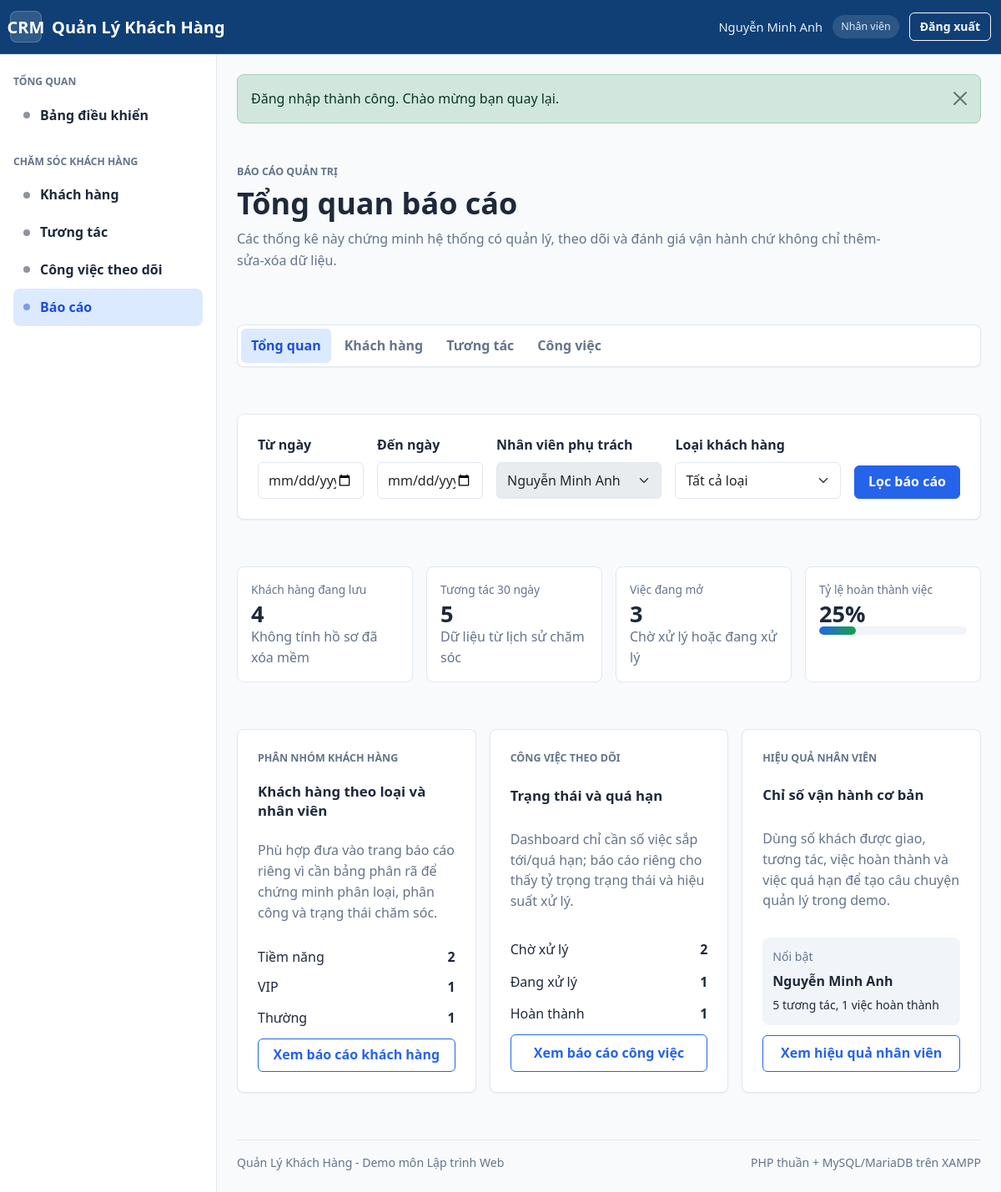
The app's page /bao-cao/index.php (signed in), older data.
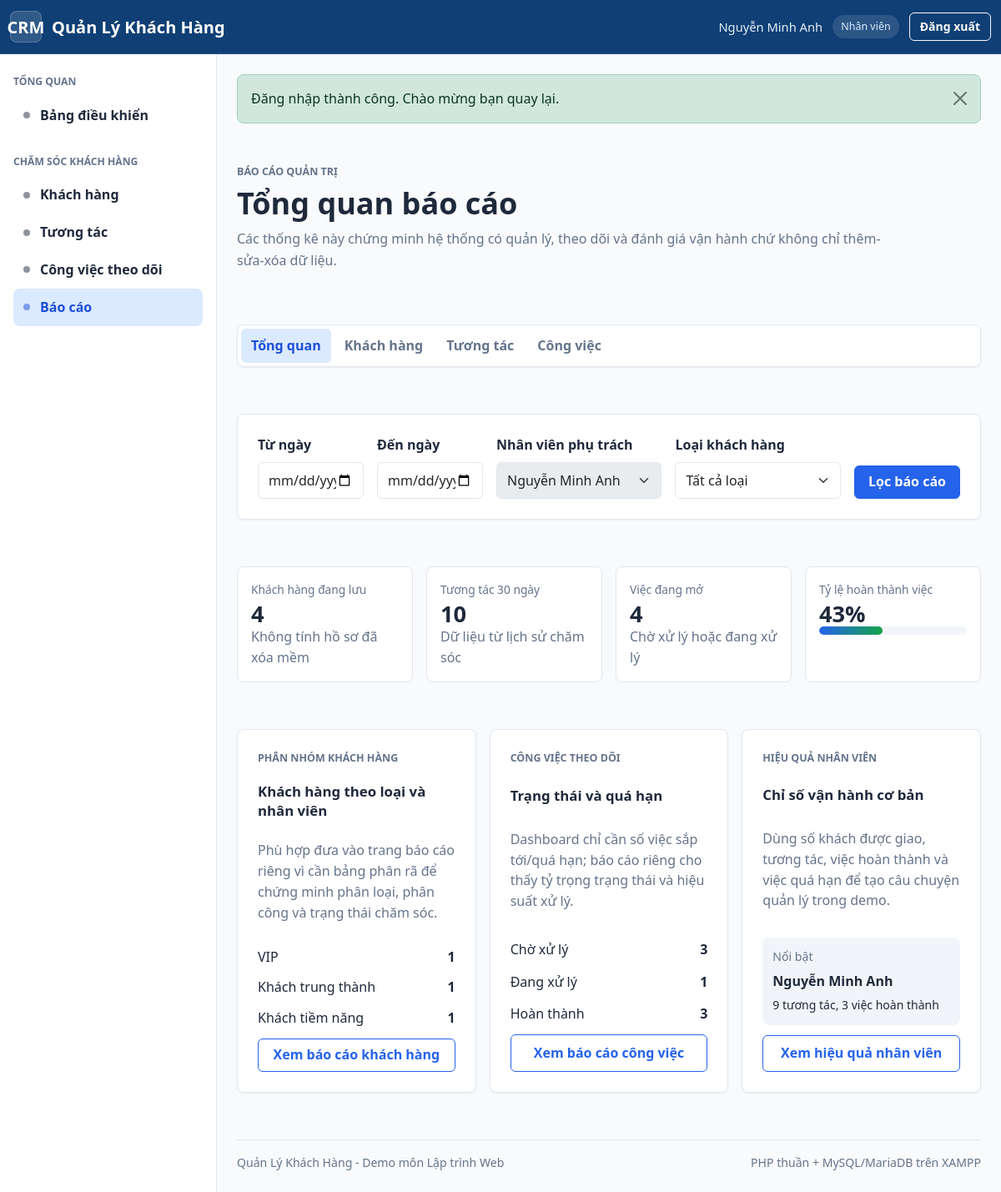
The same page, newer data.
### tables this page shows
CREATE TABLE `customer_types` (
    `id` INT UNSIGNED NOT NULL AUTO_INCREMENT,
    `name` VARCHAR(80) NOT NULL,
    `description` VARCHAR(255) NULL,
    `priority_score` TINYINT UNSIGNED NOT NULL DEFAULT 0,
    `color` VARCHAR(20) NOT NULL DEFAULT '#64748b',
    `is_active` TINYINT(1) NOT NULL DEFAULT 1,
    `created_at` DATETIME NOT NULL DEFAULT CURRENT_TIMESTAMP,
    `updated_at` DATETIME NOT NULL DEFAULT CURRENT_TIMESTAMP ON UPDATE CURRENT_TIMESTAMP,
    PRIMARY KEY (`id`),
    UNIQUE KEY `uq_customer_types_name` (`name`),
    KEY `idx_customer_types_active` (`is_active`),
    KEY `idx_customer_types_priority_score` (`priority_score`)
);

### dung-chung/ham-xac-thuc.php (called while the page is built, shortened)
<?php
function nguoi_dung_hien_tai(): ?array
{
    return $_SESSION['nguoi_dung'] ?? null;
}

### bao-cao/ham-bo-loc-bao-cao.php (called while the page is built, shortened)
<?php
function lay_bo_loc_bao_cao(): array
{
    $nguoiDung = nguoi_dung_hien_tai();
    $laAdmin = ($nguoiDung['vai_tro'] ?? '') === VAI_TRO_ADMIN;
    $tuNgay = ngay_bao_cao_hop_le((string) gia_tri_get('tu_ngay', ''));
    $denNgay = ngay_bao_cao_hop_le((string) gia_tri_get('den_ngay', ''));
    return [
        'tu_ngay' => $tuNgay,
        'den_ngay' => $denNgay,
        'staff_id' => $laAdmin ? max(0, (int) gia_tri_get('staff_id', 0)) : (int) ($nguoiDung['id'] ?? 0),
        'customer_type_id' => max(0, (int) gia_tri_get('customer_type_id', 0)),
    ];
}
function ngay_bao_cao_hop_le(string $ngay): string
{
    if ($ngay === '') {
        return '';
    }
    $dt = DateTime::createFromFormat('Y-m-d', $ngay);
    return $dt && $dt->format('Y-m-d') === $ngay ? $ngay : '';
}
function dieu_kien_loc_khach_hang_bao_cao(array $boLoc, string $biDanh = 'c', string $tienTo = 'bc'): array
{
    $sql = '';
    $thamSo = [];
    if ((int) ($boLoc['staff_id'] ?? 0) > 0) {
        $sql .= " AND {$biDanh}.assigned_user_id = :{$tienTo}_staff_id";
        $thamSo["{$tienTo}_staff_id"] = (int) $boLoc['staff_id'];
    }
    return ['sql' => $sql, 'tham_so' => $thamSo];
}
function dieu_kien_ngay_bao_cao(array $boLoc, string $cot, string $tienTo): array
{
    $sql = '';
    $thamSo = [];
    return ['sql' => $sql, 'tham_so' => $thamSo];
}

### dung-chung/ham-chung.php (called while the page is built, shortened)
<?php
function e(mixed $giaTri): string
{
    return htmlspecialchars((string) ($giaTri ?? ''), ENT_QUOTES | ENT_SUBSTITUTE, 'UTF-8');
}
function gia_tri_get(string $khoa, mixed $macDinh = null): mixed
{
    return $_GET[$khoa] ?? $macDinh;
}

### bao-cao/du-lieu-bao-cao.php (called while the page is built, shortened)
<?php
require_once __DIR__ . '/ham-bo-loc-bao-cao.php';
require_once __DIR__ . '/ham-tien-ich-bao-cao.php';
require_once __DIR__ . '/du-lieu-hieu-qua-bao-cao.php';
function lay_tong_quan_bao_cao(array $boLoc = []): array
{
    $locKhach = dieu_kien_loc_khach_hang_bao_cao($boLoc, 'c', 'overview_customer');
    $ngayKhach = dieu_kien_ngay_bao_cao($boLoc, 'c.created_at', 'overview_customer');
    $ngayTuongTac = dieu_kien_ngay_bao_cao($boLoc, 'i.interaction_at', 'overview_interaction');
    $macDinhTuongTac30Ngay = $ngayTuongTac['sql'] === '' ? ' AND i.interaction_at >= DATE_SUB(CURDATE(), INTERVAL 30 DAY)' : '';
    $ngayViec = dieu_kien_ngay_bao_cao($boLoc, 't.due_at', 'overview_task');
    $sqlKhach = $locKhach['sql'] . $ngayKhach['sql'];
    $thamSoKhach = $locKhach['tham_so'] + $ngayKhach['tham_so'];
    $sqlViec = $locKhach['sql'] . $ngayViec['sql'];
    $thamSoViec = $locKhach['tham_so'] + $ngayViec['tham_so'];
    $khachHang = (int) lay_mot_gia_tri("SELECT COUNT(*) FROM customers c WHERE c.deleted_at IS NULL{$sqlKhach}", $thamSoKhach);
    $nhanVien = (int) lay_mot_gia_tri("SELECT COUNT(*) FROM users WHERE role = 'staff' AND status = 'active'");
    $tuongTac30Ngay = (int) lay_mot_gia_tri(
        "SELECT COUNT(*)
         FROM interactions i
         INNER JOIN customers c ON c.id = i.customer_id
         WHERE c.deleted_at IS NULL{$locKhach['sql']}{$ngayTuongTac['sql']}{$macDinhTuongTac30Ngay}",
        $locKhach['tham_so'] + $ngayTuongTac['tham_so']
    );
    $viecDangMo = (int) lay_mot_gia_tri(
        "SELECT COUNT(*)
         FROM follow_up_tasks t
         INNER JOIN customers c ON c.id = t.customer_id
         WHERE c.deleted_at IS NULL AND t.status IN ('pending', 'in_progress'){$sqlViec}",
        $thamSoViec
    );
    $viecQuaHan = (int) lay_mot_gia_tri(
        "SELECT COUNT(*)
         FROM follow_up_tasks t
         INNER JOIN customers c ON c.id = t.customer_id
         WHERE c.deleted_at IS NULL AND t.status IN ('pending', 'in_progress') AND t.due_at < NOW(){$sqlViec}",
        $thamSoViec
    );
    $tongViec = (int) lay_mot_gia_tri(
        "SELECT COUNT(*)
         FROM follow_up_tasks t
         INNER JOIN customers c ON c.id = t.customer_id
         WHERE c.deleted_at IS NULL{$sqlViec}",
        $thamSoViec
    );
    $viecHoanThanh = (int) lay_mot_gia_tri(
        "SELECT COUNT(*)
         FROM follow_up_tasks t
         INNER JOIN customers c ON c.id = t.customer_id
         WHERE c.deleted_at IS NULL AND t.status = 'completed'{$sqlViec}",
        $thamSoViec
    );
    return [
        'khach_hang' => $khachHang,
        'nhan_vien' => $nhanVien,
        'tuong_tac_30_ngay' => $tuongTac30Ngay,
        'viec_dang_mo' => $viecDangMo,
        'viec_qua_han' => $viecQuaHan,
        'ty_le_hoan_thanh_viec' => ti_le_bao_cao($viecHoanThanh, $tongViec),
    ];
}
function lay_khach_hang_theo_loai_bao_cao(array $boLoc = []): array
{
    $loc = dieu_kien_loc_khach_hang_bao_cao($boLoc, 'c', 'type_customer');
    $ngay = dieu_kien_ngay_bao_cao($boLoc, 'c.created_at', 'type_customer');
    return lay_nhieu_dong(
        "SELECT ct.id, ct.name, ct.color, ct.priority_score,
            COUNT(c.id) AS total,
            SUM(CASE WHEN c.status = 'active' THEN 1 ELSE 0 END) AS active_count,
            SUM(CASE WHEN c.status = 'potential' THEN 1 ELSE 0 END) AS potential_count,
            SUM(CASE WHEN c.status = 'inactive' THEN 1 ELSE 0 END) AS inactive_count
         FROM customer_types ct
         LEFT JOIN customers c ON c.customer_type_id = ct.id AND c.deleted_at IS NULL{$loc['sql']}{$ngay['sql']}
         GROUP BY ct.id, ct.name, ct.color, ct.priority_score
         ORDER BY total DESC, ct.priority_score DESC, ct.name ASC",
        $loc['tham_so'] + $ngay['tham_so']
    );
}
function lay_cong_viec_theo_trang_thai_bao_cao(array $boLoc = []): array
{
    $loc = dieu_kien_loc_khach_hang_bao_cao($boLoc, 'c', 'status_task');
    $ngay = dieu_kien_ngay_bao_cao($boLoc, 't.due_at', 'status_task');
    return lay_nhieu_dong(
        "SELECT t.status, COUNT(*) AS total,
            SUM(CASE WHEN t.status IN ('pending', 'in_progress') AND t.due_at < NOW() THEN 1 ELSE 0 END) AS overdue_count
         FROM follow_up_tasks t
         INNER JOIN customers c ON c.id = t.customer_id
         WHERE c.deleted_at IS NULL{$loc['sql']}{$ngay['sql']}
         GROUP BY t.status
         ORDER BY FIELD(t.status, 'pending', 'in_progress', 'completed', 'cancelled')",
        $loc['tham_so'] + $ngay['tham_so']
    );
}

### cau-hinh/ket-noi-csdl.php (called while the page is built, shortened)
<?php
function lay_ket_noi_csdl(): PDO
{
    static $pdo = null;
    if ($pdo instanceof PDO) {
        return $pdo;
    }
    $dsn = sprintf(
        'mysql:host=%s;port=%d;dbname=%s;charset=%s',
        DB_HOST,
        DB_PORT,
        DB_NAME,
        DB_CHARSET
    );
    try {
        $pdo = new PDO($dsn, DB_USERNAME, DB_PASSWORD, [
            PDO::ATTR_ERRMODE => PDO::ERRMODE_EXCEPTION,
            PDO::ATTR_DEFAULT_FETCH_MODE => PDO::FETCH_ASSOC,
            PDO::ATTR_EMULATE_PREPARES => false,
            PDO::MYSQL_ATTR_INIT_COMMAND => 'SET NAMES ' . DB_CHARSET,
        ]);
        $pdo->exec('SET NAMES ' . DB_CHARSET . ' COLLATE ' . lay_collation_ket_noi($pdo));
    } catch (PDOException $exception) {
        throw new RuntimeException('Không thể kết nối cơ sở dữ liệu.', 0, $exception);
    }
    return $pdo;
}
function lay_collation_ket_noi(PDO $pdo): string
{
    $collations = [DB_COLLATION, DB_FALLBACK_COLLATION];
    $stmt = $pdo->prepare(
        'SELECT COLLATION_NAME
         FROM information_schema.COLLATIONS
         WHERE CHARACTER_SET_NAME = :charset
           AND COLLATION_NAME = :collation
         LIMIT 1'
    );
    foreach ($collations as $collation) {
        $stmt->execute([
            'charset' => DB_CHARSET,
            'collation' => $collation,
        ]);
        if ($stmt->fetchColumn()) {
            return $collation;
        }
    }
    return DB_FALLBACK_COLLATION;
}

### dung-chung/ham-csdl.php (called while the page is built, shortened)
<?php
require_once __DIR__ . '/../cau-hinh/ket-noi-csdl.php';
function chay_truy_van(string $sql, array $thamSo = []): PDOStatement
{
    $stmt = lay_ket_noi_csdl()->prepare($sql);
    $stmt->execute($thamSo);
    return $stmt;
}
function lay_nhieu_dong(string $sql, array $thamSo = []): array
{
    return chay_truy_van($sql, $thamSo)->fetchAll();
}
function lay_mot_gia_tri(string $sql, array $thamSo = []): mixed
{
    $giaTri = chay_truy_van($sql, $thamSo)->fetchColumn();
    return $giaTri === false ? null : $giaTri;
}

### bao-cao/ham-tien-ich-bao-cao.php (called while the page is built, shortened)
<?php
function ti_le_bao_cao(int|float $giaTri, int|float $tong): int
{
    return $tong > 0 ? (int) round(($giaTri / $tong) * 100) : 0;
}

### bao-cao/du-lieu-hieu-qua-bao-cao.php (called while the page is built, shortened)
<?php
function lay_hieu_qua_nhan_vien_bao_cao(array $boLoc = []): array
{
    $locKhach = dieu_kien_loc_khach_hang_bao_cao($boLoc, 'c', 'perf_customer');
    $ngayKhach = dieu_kien_ngay_bao_cao($boLoc, 'c.created_at', 'perf_customer');
    $locTuongTac = dieu_kien_loc_khach_hang_bao_cao($boLoc, 'c', 'perf_interaction');
    $ngayTuongTac = dieu_kien_ngay_bao_cao($boLoc, 'i.interaction_at', 'perf_interaction');
    $locViec = dieu_kien_loc_khach_hang_bao_cao($boLoc, 'c', 'perf_task');
    $ngayViec = dieu_kien_ngay_bao_cao($boLoc, 't.due_at', 'perf_task');
    $locNhanVien = (int) ($boLoc['staff_id'] ?? 0) > 0 ? ' AND u.id = :perf_user_id' : '';
    $thamSoNhanVien = (int) ($boLoc['staff_id'] ?? 0) > 0 ? ['perf_user_id' => (int) $boLoc['staff_id']] : [];
    return lay_nhieu_dong(
        "SELECT u.id, u.full_name AS staff_name,
            COALESCE(c.assigned_customers, 0) AS assigned_customers,
            COALESCE(i.interaction_count, 0) AS interaction_count,
            COALESCE(t.total_tasks, 0) AS total_tasks,
            COALESCE(t.completed_tasks, 0) AS completed_tasks,
            COALESCE(t.open_tasks, 0) AS open_tasks,
            COALESCE(t.overdue_tasks, 0) AS overdue_tasks
         FROM users u
         LEFT JOIN (
            SELECT assigned_user_id, COUNT(*) AS assigned_customers
            FROM customers c
            WHERE c.deleted_at IS NULL{$locKhach['sql']}{$ngayKhach['sql']}
            GROUP BY assigned_user_id
         ) c ON c.assigned_user_id = u.id
         LEFT JOIN (
            SELECT i.user_id, COUNT(*) AS interaction_count
            FROM interactions i
            INNER JOIN customers c ON c.id = i.customer_id
            WHERE c.deleted_at IS NULL{$locTuongTac['sql']}{$ngayTuongTac['sql']}
            GROUP BY i.user_id
         ) i ON i.user_id = u.id
         LEFT JOIN (
            SELECT t.assigned_user_id,
                COUNT(*) AS total_tasks,
                SUM(CASE WHEN t.status = 'completed' THEN 1 ELSE 0 END) AS completed_tasks,
                SUM(CASE WHEN t.status IN ('pending', 'in_progress') THEN 1 ELSE 0 END) AS open_tasks,
                SUM(CASE WHEN t.status IN ('pending', 'in_progress') AND t.due_at < NOW() THEN 1 ELSE 0 END) AS overdue_tasks
            FROM follow_up_tasks t
            INNER JOIN customers c ON c.id = t.customer_id
            WHERE c.deleted_at IS NULL{$locViec['sql']}{$ngayViec['sql']}
            GROUP BY t.assigned_user_id
         ) t ON t.assigned_user_id = u.id
         WHERE u.role = 'staff' AND u.status = 'active'{$locNhanVien}
         ORDER BY completed_tasks DESC, interaction_count DESC, overdue_tasks ASC, u.full_name ASC",
        $locKhach['tham_so'] + $ngayKhach['tham_so']
        + $locTuongTac['tham_so'] + $ngayTuongTac['tham_so']
        + $locViec['tham_so'] + $ngayViec['tham_so']
        + $thamSoNhanVien
    );
}

### dung-chung/ham-nhan-hien-thi.php (called while the page is built, shortened)
<?php
function nhan_trang_thai_cong_viec(): array
{
    return [
        'pending' => 'Chờ xử lý',
        'in_progress' => 'Đang xử lý',
        'completed' => 'Hoàn thành',
        'cancelled' => 'Đã hủy',
    ];
}
function nhan_trang_thai_viec_bao_cao(): array
{
    return nhan_trang_thai_cong_viec();
}

### bao-cao/index.php (the view, shortened to what the changed rows need)
<?php
$tieuDe = 'Báo cáo';
try {
    require_once __DIR__ . '/du-lieu-bao-cao.php';
    $boLocBaoCao = lay_bo_loc_bao_cao();
    $tongQuan = lay_tong_quan_bao_cao($boLocBaoCao);
    $theoLoai = lay_khach_hang_theo_loai_bao_cao($boLocBaoCao);
    $theoTrangThaiViec = lay_cong_viec_theo_trang_thai_bao_cao($boLocBaoCao);
    $hieuQuaNhanVien = lay_hieu_qua_nhan_vien_bao_cao($boLocBaoCao);
    $topNhanVien = $hieuQuaNhanVien[0] ?? null;
    $nhanKpiTuongTac = ($boLocBaoCao['tu_ngay'] !== '' || $boLocBaoCao['den_ngay'] !== '')
        ? 'Tương tác theo lọc'
        : 'Tương tác 30 ngày';
} catch (Throwable) {
    hien_thi_loi_du_lieu($tieuDe, 'Không thể tải báo cáo. Vui lòng kiểm tra kết nối cơ sở dữ liệu và dữ liệu demo.');
}
require __DIR__ . '/../giao-dien/dau-trang.php';
?>
<div class="page-header">
    <div>
        <h1 class="page-title">Tổng quan báo cáo</h1>
    </div>
</div>
<section class="report-stat-grid">
    <article class="stat-card">
        <div class="stat-label"><?= e($nhanKpiTuongTac) ?></div>
        <div class="stat-value number"><?= e(number_format($tongQuan['tuong_tac_30_ngay'], 0, ',', '.')) ?></div>
        <p class="text-muted mb-0">Dữ liệu từ lịch sử chăm sóc</p>
    </article>
    <article class="stat-card">
        <div class="stat-label">Việc đang mở</div>
        <div class="stat-value number"><?= e(number_format($tongQuan['viec_dang_mo'], 0, ',', '.')) ?></div>
        <p class="text-muted mb-0">Chờ xử lý hoặc đang xử lý</p>
    </article>
    <article class="stat-card">
        <div class="stat-label">Tỷ lệ hoàn thành việc</div>
        <div class="stat-value number"><?= e((string) $tongQuan['ty_le_hoan_thanh_viec']) ?>%</div>
        <div class="report-progress" aria-hidden="true"><span style="width: <?= e((string) $tongQuan['ty_le_hoan_thanh_viec']) ?>%"></span></div>
    </article>
</section>
<section class="report-overview-grid">
    <article class="surface-card report-link-card">
        <h2 class="card-title">Khách hàng theo loại và nhân viên</h2>
        <div class="report-mini-list">
            <?php foreach (array_slice($theoLoai, 0, 3) as $dong): ?>
                <div><span><?= e($dong['name']) ?></span><strong><?= e((string) $dong['total']) ?></strong></div>
            <?php endforeach; ?>
        </div>
    </article>
    <article class="surface-card report-link-card">
        <h2 class="card-title">Trạng thái và quá hạn</h2>
        <div class="report-mini-list">
            <?php foreach ($theoTrangThaiViec as $dong): ?>
                <div><span><?= e(nhan_trang_thai_viec_bao_cao()[$dong['status']] ?? $dong['status']) ?></span><strong><?= e((string) $dong['total']) ?></strong></div>
            <?php endforeach; ?>
        </div>
    </article>
    <article class="surface-card report-link-card">
        <h2 class="card-title">Chỉ số vận hành cơ bản</h2>
        <?php if ($topNhanVien): ?>
            <div class="report-highlight">
                <span>Nổi bật</span>
                <strong><?= e($topNhanVien['staff_name']) ?></strong>
                <small><?= e((string) $topNhanVien['interaction_count']) ?> tương tác, <?= e((string) $topNhanVien['completed_tasks']) ?> việc hoàn thành</small>
            </div>
        <?php endif; ?>
    </article>
</section>
<?php require __DIR__ . '/../giao-dien/cuoi-trang.php'; ?>

Row changes from the older to the newer data that the page shows:
changed customer_types "VIP": moves up the list
changed customer_types: name "Tiềm năng" → "Khách trung thành"; total "2" → "1"
changed customer_types: name "Thường" → "Khách tiềm năng"
Text that changed along with them:
$tongQuan['tuong_tac_30_ngay']: "5" → "10"
$tongQuan['viec_dang_mo']: "3" → "4"
$tongQuan['ty_le_hoan_thanh_viec']: "25" → "43"
$tongQuan['ty_le_hoan_thanh_viec']: 25 → 43 (drawn)
$topNhanVien['interaction_count']: "5" → "9"
$topNhanVien['completed_tasks']: "1" → "3"
new list line: "Chờ xử lý 3"
new list line: "Hoàn thành 3"
list line gone: "Chờ xử lý 2"
list line gone: "Hoàn thành 1"
